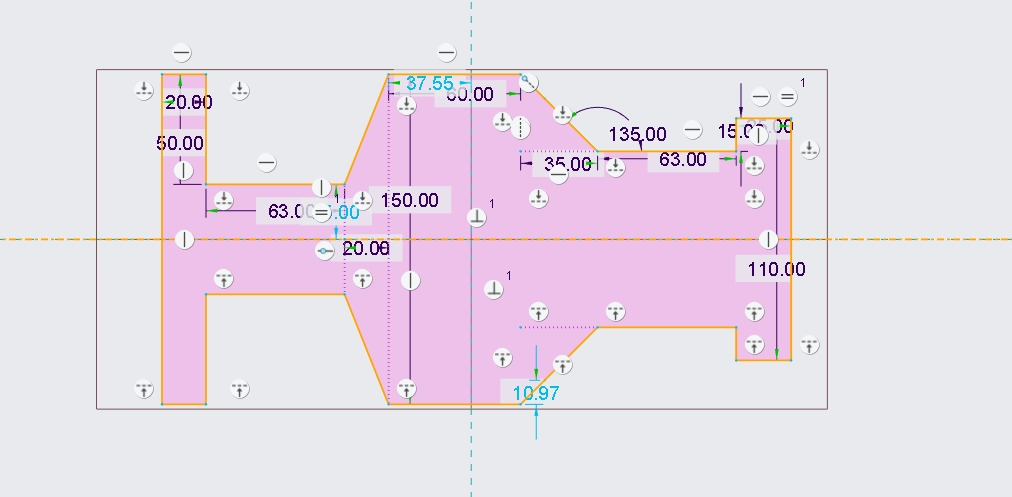
#> input picture models/Chassis Image.jpeg, 1012 x 497 px, given in place of the camera
$ python pi_camera.py
#> lines starting #> are read from the running program, lines starting #| are printed output that depends on the picture; after the words box and inside, x2 and y2 are one past the last pixel; in counts of white or black regions, pixels touching at a corner belong together
### src/color_detection.py
#!/usr/bin/env python3
# -- coding: utf-8 --
"""
Color Detection Module
Detects RED, GREEN, and MAGENTA (pink) objects using HSV masking.
"""

import cv2
import numpy as np

class ColorDetector:
    def __init__(self):
        # HSV ranges for colors
        self.red1_low, self.red1_high = (0, 90, 90), (10, 255, 255)
        self.red2_low, self.red2_high = (170, 90, 90), (179, 255, 255)
        self.green_low, self.green_high = (40, 80, 80), (85, 255, 255)
        self.magenta_low, self.magenta_high = (130, 80, 80), (165, 255, 255)

    def _mask(self, hsv, low, high):
        return cv2.inRange(hsv, np.array(low), np.array(high))

    def detect(self, frame_bgr):
        """Detect red, green, and magenta objects in the given BGR frame."""
        hsv = cv2.cvtColor(frame_bgr, cv2.COLOR_BGR2HSV)

        # Red is split in two ranges
        red = cv2.bitwise_or(
            self._mask(hsv, self.red1_low, self.red1_high),
            self._mask(hsv, self.red2_low, self.red2_high)
        )
        green = self._mask(hsv, self.green_low, self.green_high)
        magenta = self._mask(hsv, self.magenta_low, self.magenta_high)

        return {"red": red, "green": green, "magenta": magenta}

### src/pi_camera.py
#!/usr/bin/env python3
# -- coding: utf-8 --
"""
Pi Camera Capture + Color Detection
Captures frames from Raspberry Pi camera (or USB webcam)
and uses ColorDetector to highlight RED, GREEN, and MAGENTA objects.
"""

import cv2
from color_detection import ColorDetector

def run_camera(camera_index=0, width=320, height=240):
#> called with camera_index = 0, width = 320, height = 240
    detector = ColorDetector()
    cap = cv2.VideoCapture(camera_index)

    cap.set(cv2.CAP_PROP_FRAME_WIDTH, width)
    cap.set(cv2.CAP_PROP_FRAME_HEIGHT, height)

    print("[INFO] Starting Pi Camera stream. Press ESC to quit.")

    while True:
        ok, frame = cap.read()
#> frame is the input picture: shape (497, 1012, 3); mean B, G, R 232.4, 221.3, 231.4
        if not ok:
            print("[ERR] Failed to read frame")
            break

        masks = detector.detect(frame)
#> in detect, `hsv = cv2.cvtColor(frame_bgr, cv2.COLOR_BGR2HSV)`: hsv: shape (497, 1012, 3); mean H, S, V 120.5, 19, 235.8
#> in _mask, `return cv2.inRange(hsv, np.array(low), np.array(high))`:
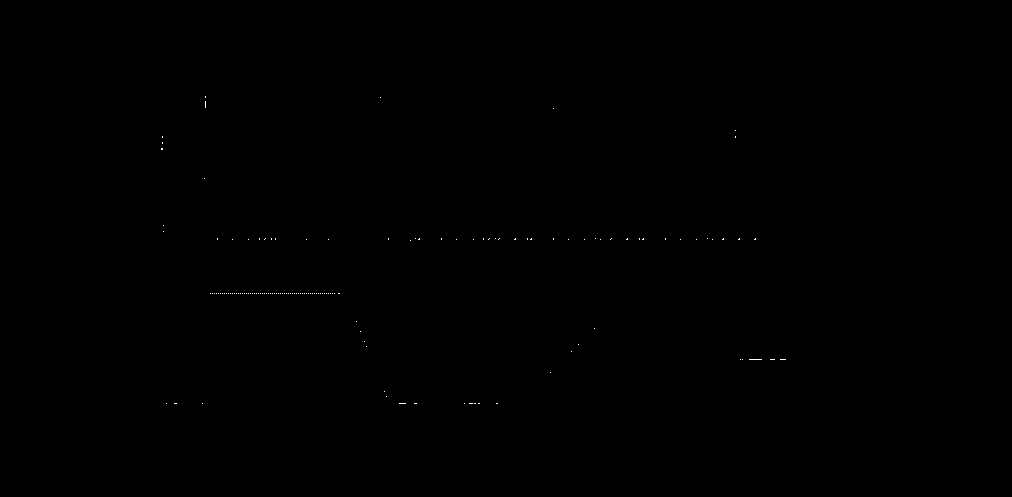
#> returned value: shape (497, 1012); 0.04% white in thin lines or dots, all inside (x1, y1, x2, y2) = (161, 96, 786, 404)
#> in _mask (call 2), `return cv2.inRange(hsv, np.array(low), np.array(high))`: returned value: shape (497, 1012); 0.01% white in thin lines or dots, all inside (x1, y1, x2, y2) = (230, 152, 754, 240)
#> call 3 of _mask, with low = (40, 80, 80), high = (85, 255, 255)
#> in _mask (call 3), `return cv2.inRange(hsv, np.array(low), np.array(high))`:
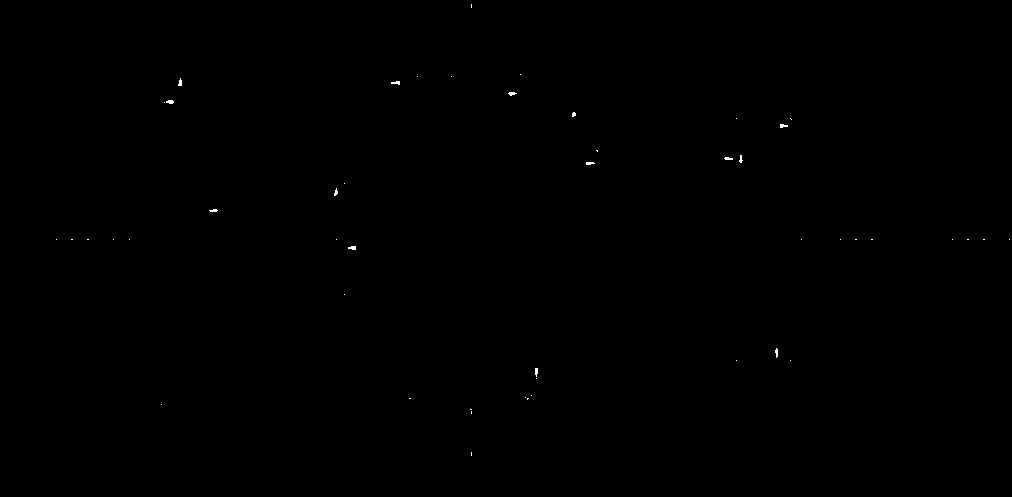
#> returned value: shape (497, 1012); 0.07% white in thin lines or dots, all inside (x1, y1, x2, y2) = (56, 4, 1010, 456)
#> call 4 of _mask, with low = (130, 80, 80), high = (165, 255, 255)
#> in _mask (call 4), `return cv2.inRange(hsv, np.array(low), np.array(high))`:
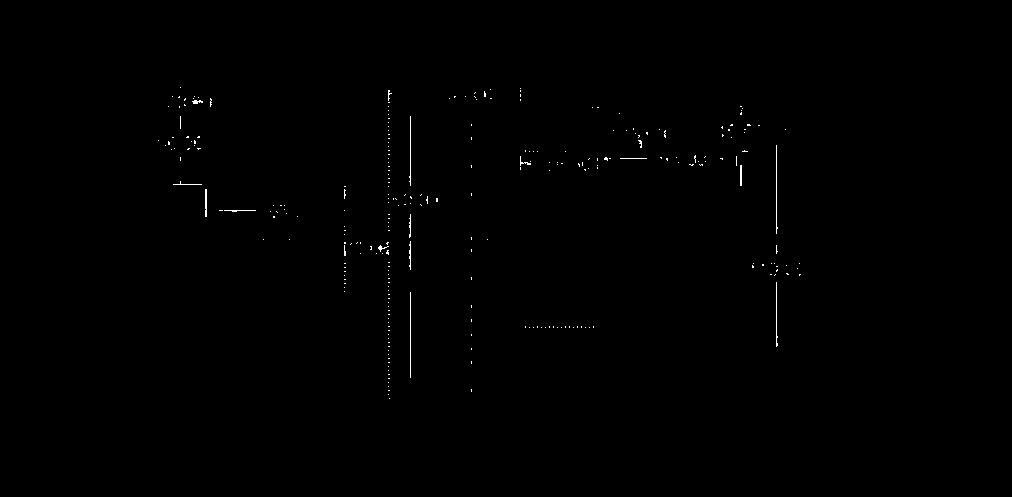
#> returned value: shape (497, 1012); 0.27% white in thin lines or dots, all inside (x1, y1, x2, y2) = (158, 87, 801, 399)
#> masks = 3 items

        # Visualize results
        vis = frame.copy()
        for color, mask in masks.items():
            contours, _ = cv2.findContours(mask, cv2.RETR_EXTERNAL, cv2.CHAIN_APPROX_SIMPLE)
            for c in contours:
                x, y, w, h = cv2.boundingRect(c)
                if cv2.contourArea(c) > 180 and h > 16:
                    col = (0,0,255) if color=="red" else ((0,255,0) if color=="green" else (255,0,255))
                    cv2.rectangle(vis, (x,y), (x+w,y+h), col, 2)
                    cv2.putText(vis, color, (x, y-5), cv2.FONT_HERSHEY_SIMPLEX, 0.5, col, 1)
#> this loop made 3 passes
#> (color, contours) on passes 1 to 2: ('red', 164 contours, all with area under 20), ('green', 49 contours, all with area under 20)
#> color on pass 3: 'magenta'

        cv2.imshow("Pi Camera - Color Detection", vis)
        if cv2.waitKey(1) & 0xFF == 27:
#> (key Esc is pressed here)
            break

    cap.release()
    cv2.destroyAllWindows()

if __name__ == "__main__":
    run_camera()
